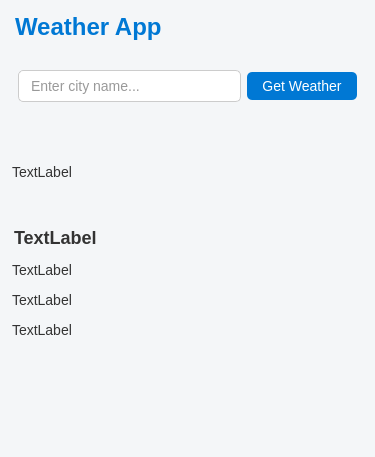
<?xml version="1.0" encoding="UTF-8"?>
<ui version="4.0">
 <class>MainWindow</class>
 <widget class="QMainWindow" name="MainWindow">
  <property name="geometry">
   <rect>
    <x>0</x>
    <y>0</y>
    <width>375</width>
    <height>457</height>
   </rect>
  </property>
  <property name="windowTitle">
   <string>MainWindow</string>
  </property>
  <property name="styleSheet">
   <string notr="true"> QWidget {
        background-color: #f4f6f8;
        font-family: 'Segoe UI', 'Arial', sans-serif;
        font-size: 14px;
        color: #333;
    }

    QLineEdit {
        padding: 6px 10px;
        border: 1px solid #ccc;
        border-radius: 5px;
        background-color: #fff;
    }

    QPushButton {
        background-color: #0078d4;
        color: white;
        border: none;
        padding: 6px 15px;
        border-radius: 5px;
    }

    QPushButton:hover {
        background-color: #005ea2;
    }

    QLabel {
        padding: 4px 0;
    } 

	#titleLabel {
		font-size: 24px;
    		font-weight: bold;
    		color: #0078d4;
    		margin-bottom: 10px;
		qproperty-alignment: 'AlignHCenter';
	}

    #weatherLabel {
        font-size: 18px;
        font-weight: bold;
    }

    #iconLabel {
        margin-top: 10px;
		qproperty-alignment: 'AlignHCenter';
    }
</string>
  </property>
  <widget class="QWidget" name="centralwidget">
   <layout class="QVBoxLayout" name="verticalLayout">
    <item>
     <widget class="QLabel" name="titleLabel">
      <property name="font">
       <font>
        <family>Segoe UI</family>
        <pointsize>-1</pointsize>
        <bold>true</bold>
       </font>
      </property>
      <property name="text">
       <string>Weather App</string>
      </property>
     </widget>
    </item>
    <item>
     <widget class="QWidget" name="widget" native="true">
      <layout class="QHBoxLayout" name="horizontalLayout">
       <item>
        <widget class="QLineEdit" name="cityInput">
         <property name="placeholderText">
          <string>Enter city name...</string>
         </property>
        </widget>
       </item>
       <item>
        <widget class="QPushButton" name="fetchButton">
         <property name="text">
          <string>Get Weather</string>
         </property>
        </widget>
       </item>
      </layout>
     </widget>
    </item>
    <item>
     <widget class="QLabel" name="iconLabel">
      <property name="minimumSize">
       <size>
        <width>100</width>
        <height>100</height>
       </size>
      </property>
      <property name="text">
       <string>TextLabel</string>
      </property>
     </widget>
    </item>
    <item>
     <widget class="QLabel" name="weatherLabel">
      <property name="text">
       <string>TextLabel</string>
      </property>
     </widget>
    </item>
    <item>
     <widget class="QLabel" name="feelsLikeLabel">
      <property name="text">
       <string>TextLabel</string>
      </property>
     </widget>
    </item>
    <item>
     <widget class="QLabel" name="humidityLabel">
      <property name="text">
       <string>TextLabel</string>
      </property>
     </widget>
    </item>
    <item>
     <widget class="QLabel" name="windLabel">
      <property name="text">
       <string>TextLabel</string>
      </property>
     </widget>
    </item>
    <item>
     <spacer name="verticalSpacer">
      <property name="orientation">
       <enum>Qt::Orientation::Vertical</enum>
      </property>
      <property name="sizeHint" stdset="0">
       <size>
        <width>20</width>
        <height>40</height>
       </size>
      </property>
     </spacer>
    </item>
   </layout>
  </widget>
  <widget class="QMenuBar" name="menubar">
   <property name="geometry">
    <rect>
     <x>0</x>
     <y>0</y>
     <width>375</width>
     <height>25</height>
    </rect>
   </property>
  </widget>
  <widget class="QStatusBar" name="statusbar"/>
 </widget>
 <resources/>
 <connections/>
</ui>
